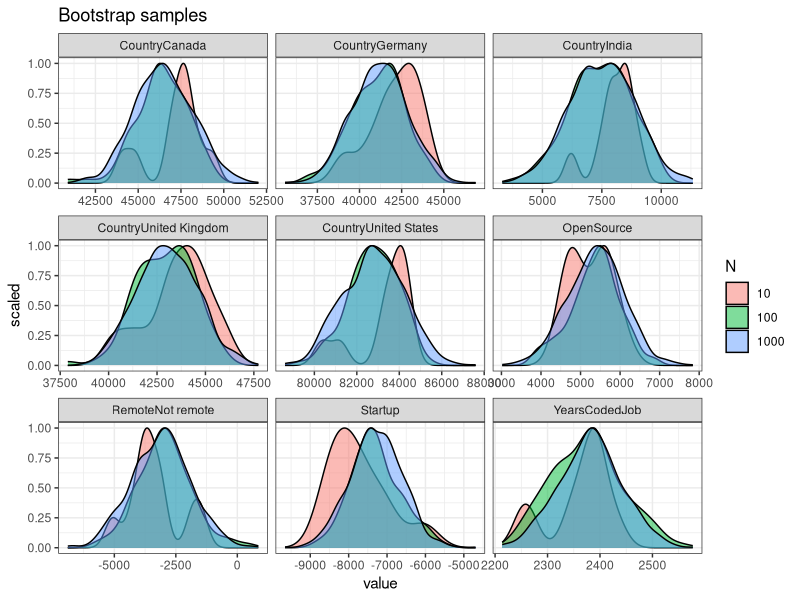

This chart was generated by the following R code:
library(modeldata, quietly = TRUE)
library(tidyverse, quietly = TRUE)
options(scipen = 99)
set.seed(57)

data(stackoverflow)

## REGRESSION with BOOTSTRAP CONFIDENCE INTERVALS
## first define the variables
## then write a for loop for bootstrapping
## collect the results into a data.frame

data = stackoverflow |> 
  mutate(Startup = ifelse(CompanySizeNumber > 100, 0, 1))

N_list = c(10, 100, 1000)
formula = Salary ~ -1 + Country + OpenSource + Remote + +Startup + YearsCodedJob
coef_df = list()

## from 1 to N times
## sample the data with replacement
## run the same regression model on the resampled data (boot)
## extract model coefficients
## add them to the same data.frame
for (N in N_list){
  for (i in 1:N){
    boot = slice_sample(data, prop = 1, replace = TRUE)
    fit = glm(formula, data = boot)
    coef_df = coef(fit) |> 
      as_tibble(rownames = "term") |> 
      mutate("N" = as.character(N))  |> 
      bind_rows(coef_df)
  }
  cat(N, "bootstraps are completed.\n")
}


## plot the distribution of estimates
plot = coef_df |> 
  ggplot(aes(x = value, y = after_stat(scaled), fill = N)) + 
  geom_density(alpha = 0.5) + 
  facet_wrap(~term, scales = "free_x") + 
  ggtitle("Bootstrap samples") +
  theme_bw()

ggsave(plot, filename = "bootstrap_distribution.png")

## calculate percentile CIs
## last line splits each N into different data.frame
alpha = 0.05
bootsrap_CI = coef_df |> 
  group_by(N, term) |> 
  summarise_all(list(
    estimate = mean, 
    `2.5 %` = ~quantile(.x, probs = alpha),
    `97.5 %` = ~quantile(.x, probs = 1 - alpha))) |> 
  group_split()

## save output into RDS object
saveRDS(bootsrap_CI, "bootstrap_output.RDS")
cat("Bootstrap completed and saved.\n")

## compare bootstrap CI with across N
bootsrap_CI |> knitr::kable(digits = 1)
